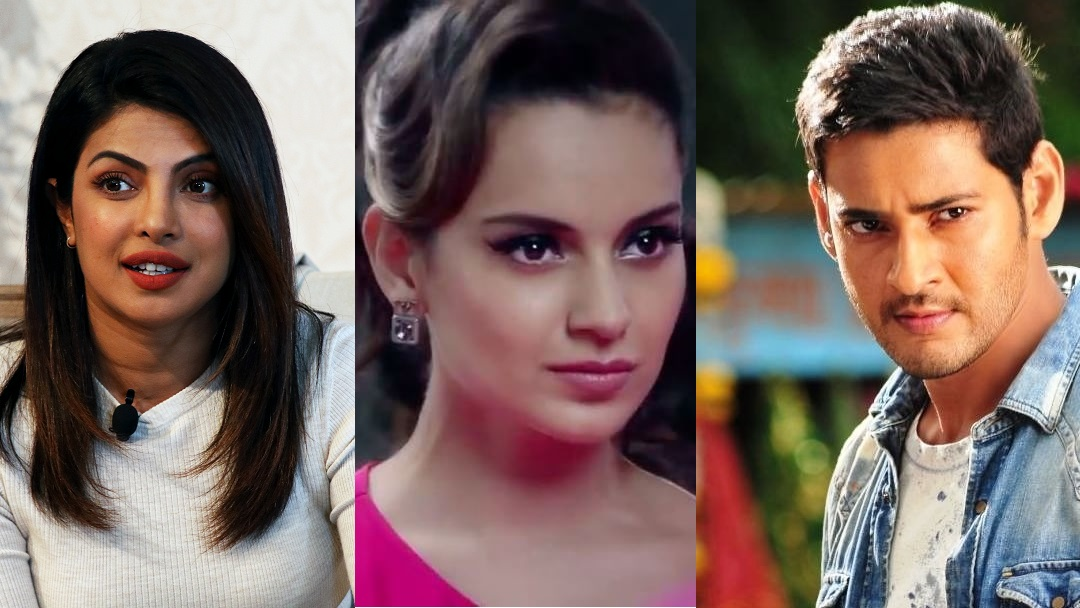
#> input picture TestImages/three.jpg, 1080 x 608 px, found by its file name
$ jupyter execute --allow-errors face_detection_lbph.ipynb
#> lines starting #> are read from the running program, lines starting #| are printed output that depends on the picture
[cell 1]
# to mount the drive to google colab
from google.colab import drive
drive.mount("/content/drive/")

[cell 2]
# import the required libraries
import numpy as np
import os
import cv2

[cell 3]
# below fn returns rectangle for the detected face along with gray img
def detect_face(test_img):
    gray_img = cv2.cvtColor(test_img, cv2.COLOR_BGR2GRAY) # converts color img to grayscale img
    # the below line loads haar classifier
    face_haar_cascade = cv2.CascadeClassifier("/content/drive/My Drive/LBPH/face_recognition/haar_cascade/haarcascade_frontalface_default.xml")
    faces = face_haar_cascade.detectMultiScale(gray_img, scaleFactor = 1.32, minNeighbors = 5) # detectMultiScale returns rectangles
    return faces, gray_img

[cell 4]
# given a directory below fn returns part of gray_img (face) along with its label
def labels_train_data(directory):
    faces = []
    labels = []
    for path, subdirnames, filenames in os.walk(directory):
        for filename in filenames:
            if filename.startswith("."):
                print("Skipping system file")
                continue
            id = os.path.basename(path) # fetching subdirectory names
            img_path = os.path.join(path, filename) # fetching img path
            print("img_path:", img_path)
            print("id:", id)
            test_img = cv2.imread(img_path) # loading each img
            if test_img is None:
                print("Image not loaded properly")
                continue
            faces_rect, gray_img = detect_face(test_img) # calling this fn returns faces detected in particular img
            if len(faces_rect) != 1:
                continue # since we are assuming only single person images are being fed to the classifier
            (x, y, w, h) = faces_rect[0]
            roi_gray = gray_img[y : y + w, x : x + h] # cropping region of interest (face area from grayscale image)
            faces.append(roi_gray)
            labels.append(int(id))
    return faces, labels

[cell 5]
# below fn trains haar classifier and takes faces, labels returned by pre fn as its args
def train_classifier(faces, labels):
    face_recognizer = cv2.face.LBPHFaceRecognizer_create()
    face_recognizer.train(faces, np.array(labels))
    return face_recognizer

[cell 6]
# below fn draws bounding boxes around detected face in img
def b_boxes(test_img, face):
    (x, y, w, h) = face
    cv2.rectangle(test_img, (x, y), (x + w, y + h), (255, 0, 0), thickness = 3)

[cell 7]
# below fn names the person for detected label
def put_name(test_img, text, x, y):
    cv2.putText(test_img, text, (x, y), cv2.FONT_HERSHEY_DUPLEX, 1, (255, 0, 0), 3)

[cell 8]
test_img = cv2.imread("/content/drive/My Drive/LBPH/face_recognition/TestImages/three.jpg") # test img path
#> test_img is the input picture: shape (608, 1080, 3); mean B, G, R 96.2, 101.8, 122.3

[cell 9]
faces_detected, gray_img = detect_face(test_img)
#> in detect_face, `gray_img = cv2.cvtColor(test_img, cv2.COLOR_BGR2GRAY)`:
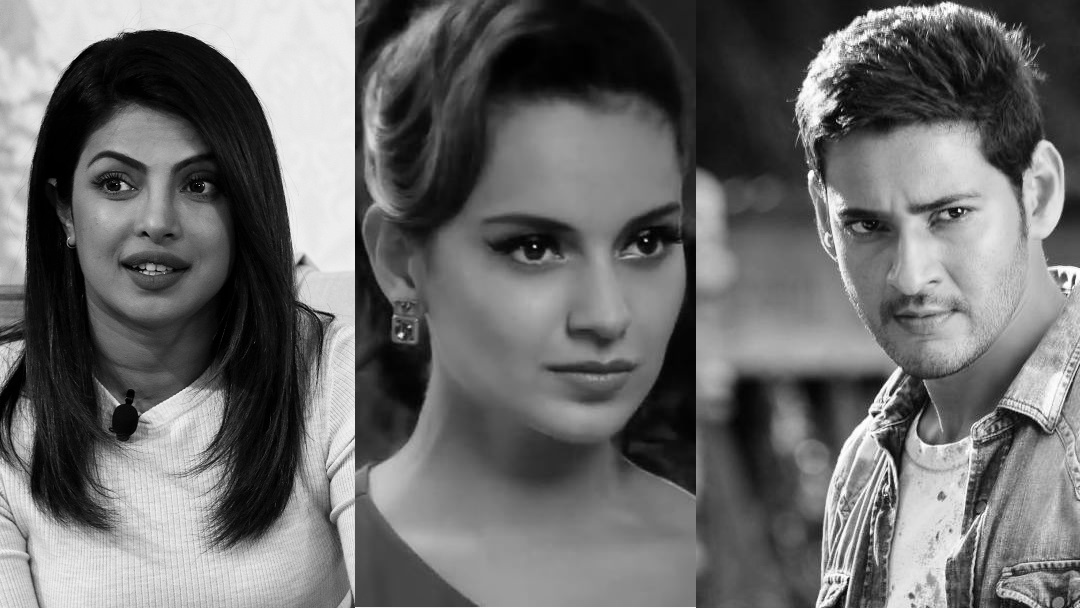
#> gray_img: shape (608, 1080); min 0, max 255, mean 107.3
#> in detect_face, `faces = face_haar_cascade.detectMultiScale(gray_img, scaleFactor = 1.3..`: faces = [[49, 105, 210, 210], [796, 131, 233, 233], [431, 131, 310, 310]]
#> faces_detected has the same summary as faces in detect_face

[cell 10]
print("faces detected:", faces_detected)
#| faces detected: [[ 49 105 210 210]
#|  [796 131 233 233]
#|  [431 131 310 310]]

[cell 11]
# comment this line when running 2nd time. Since we are saving training data file in directory
# faces, labels = labels_train_data("/content/drive/My Drive/LBPH/face_recognition/trainingImages")

[cell 12]
# comment this line when running 2nd time. Since we are saving training data file in directory
# face_recognizer = train_classifier(faces, labels)

[cell 13]
# comment this line when running 2nd time. Since we are saving training data file in directory
# face_recognizer.write("/content/drive/My Drive/LBPH/face_recognition/trainingData.yml")

[cell 14]
# uncomment below lines for subsequent runs
face_recognizer = cv2.face.LBPHFaceRecognizer_create()
#> (the rest of this cell did not finish here and is left out)

[cell 15]
name = {0:"Priyanka Chopra", 1:"Kangana Ranaut", 2:"Mahesh Babu"} # creating dict containing names

#> (a cell that did not finish here is left out)

[cell 17]
# import this if working in google colab
from google.colab.patches import cv2_imshow

[cell 18]
resized_img = cv2.resize(test_img, (900, 800))
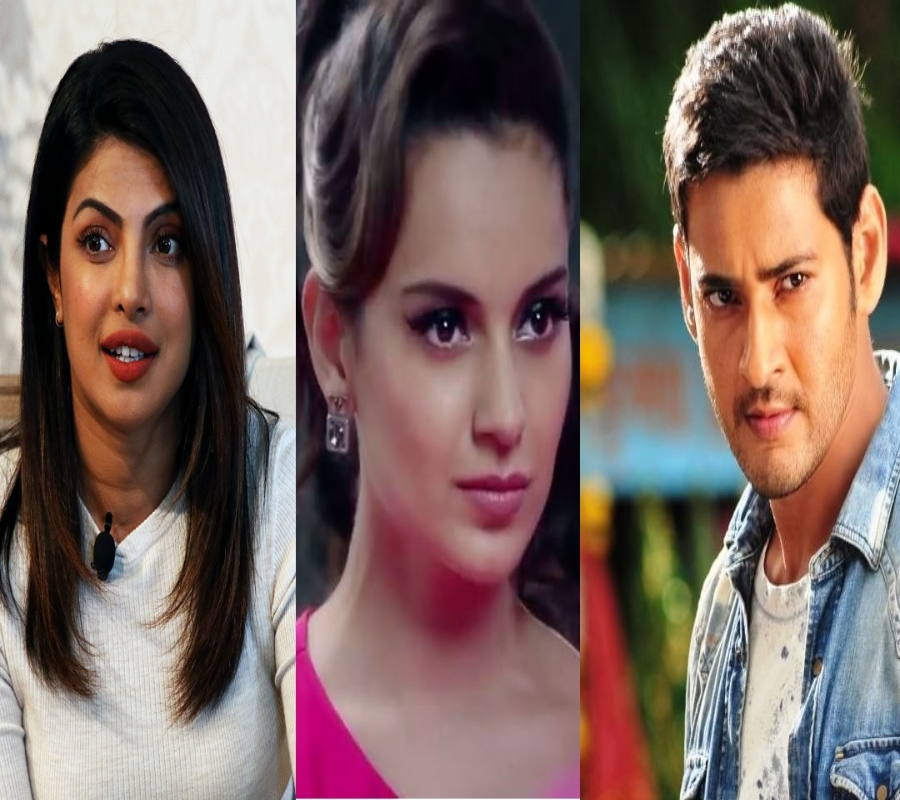
#> resized_img: shape (800, 900, 3); mean B, G, R 96.1, 101.7, 122.2
cv2_imshow(resized_img) # cv2_imshow() is used in google colab instead of cv2.imshow() and it takes only one value
cv2.waitKey(0) # waits indefinitely until a key is pressed
cv2.destroyAllWindows()

$ run again, with TestImages/k1.jpg copied over TestImages/three.jpg
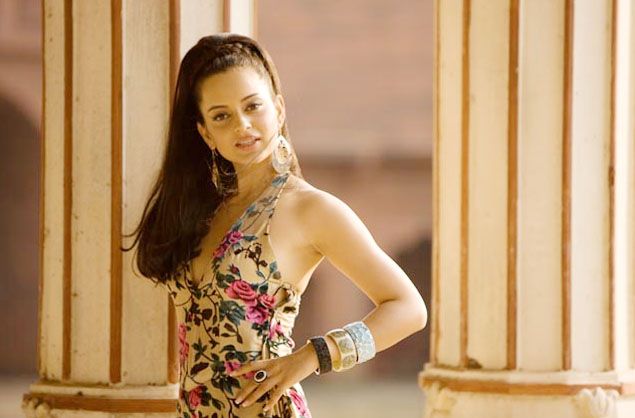
#> input picture TestImages/k1.jpg, 635 x 418 px, found by its file name
#> test_img is the input picture: shape (418, 635, 3); mean B, G, R 110.4, 149.6, 186
#> in detect_face, `gray_img = cv2.cvtColor(test_img, cv2.COLOR_BGR2GRAY)`:
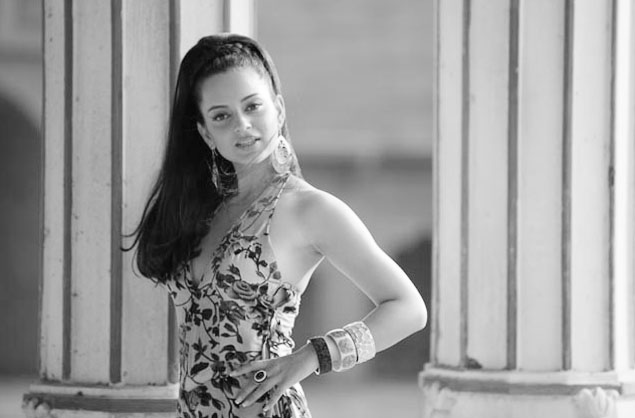
#> gray_img: shape (418, 635); min 3, max 255, mean 156
#> faces = ()
#| faces detected: ()
#> `resized_img = cv2.resize(test_img, (900, 800))`:
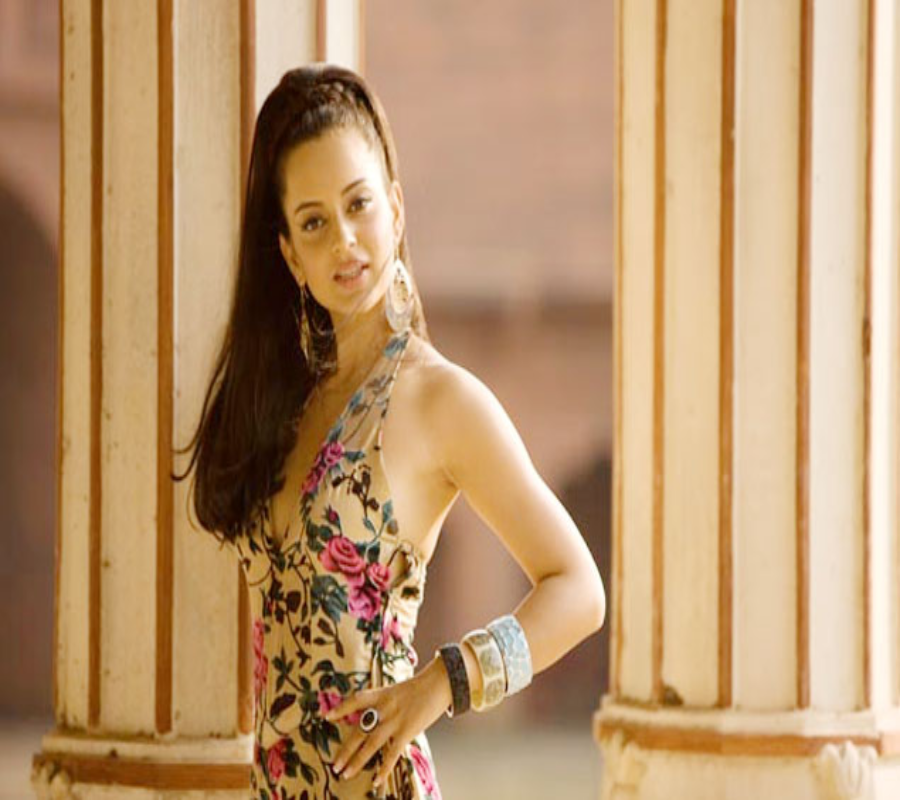
#> resized_img: shape (800, 900, 3); mean B, G, R 110.3, 149.5, 185.9

$ run again, with TestImages/k3.jpg copied over TestImages/three.jpg
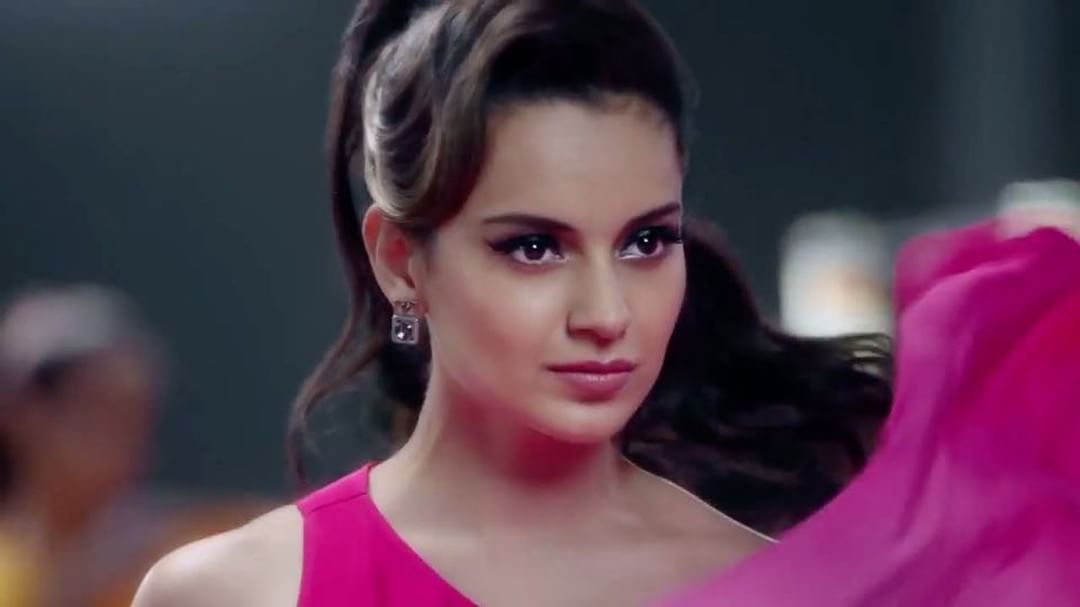
#> input picture TestImages/k3.jpg, 1080 x 607 px, found by its file name
#> test_img is the input picture: shape (607, 1080, 3); mean B, G, R 78.7, 59.5, 88.7
#> in detect_face, `gray_img = cv2.cvtColor(test_img, cv2.COLOR_BGR2GRAY)`:
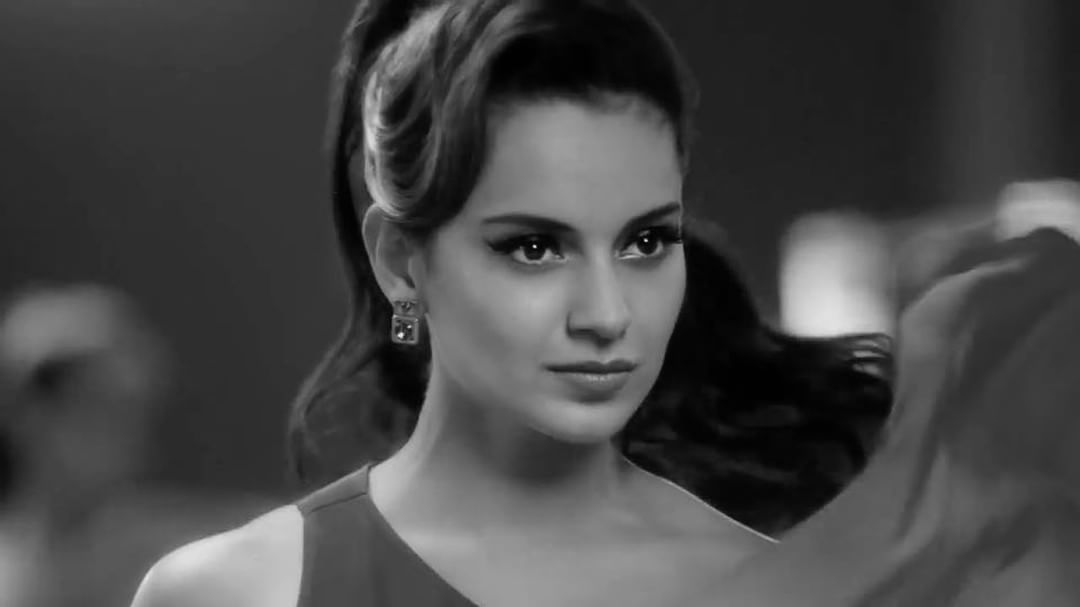
#> gray_img: shape (607, 1080); min 0, max 241, mean 70.4
#> faces = [[433, 129, 314, 314]]
#| faces detected: [[433 129 314 314]]
#> `resized_img = cv2.resize(test_img, (900, 800))`:
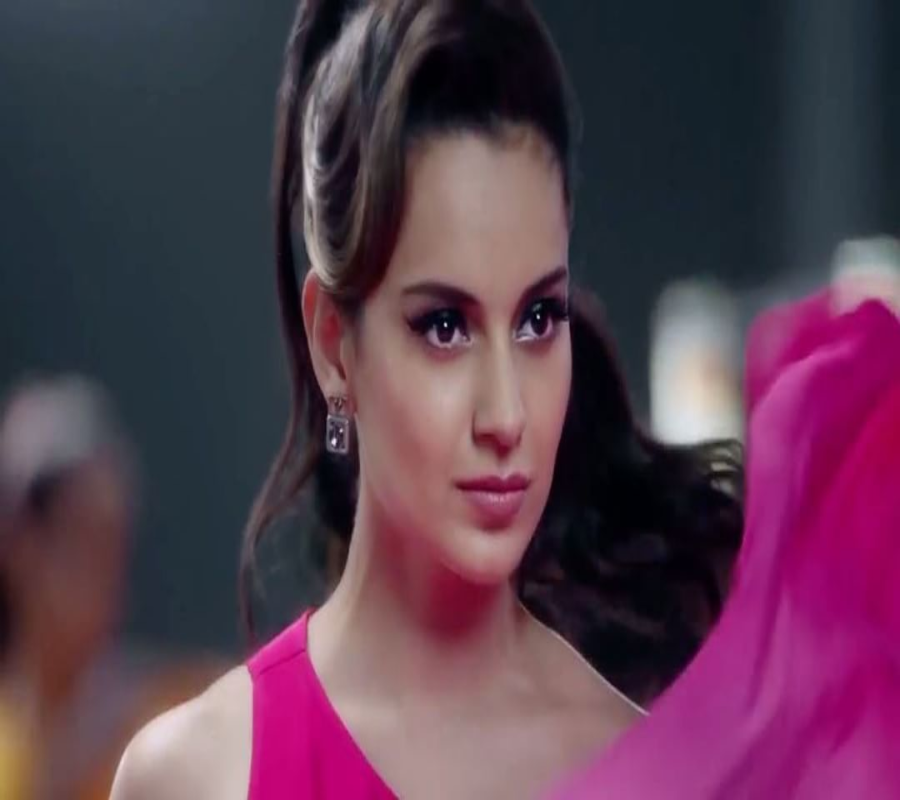
#> resized_img: shape (800, 900, 3); mean B, G, R 78.7, 59.4, 88.6
